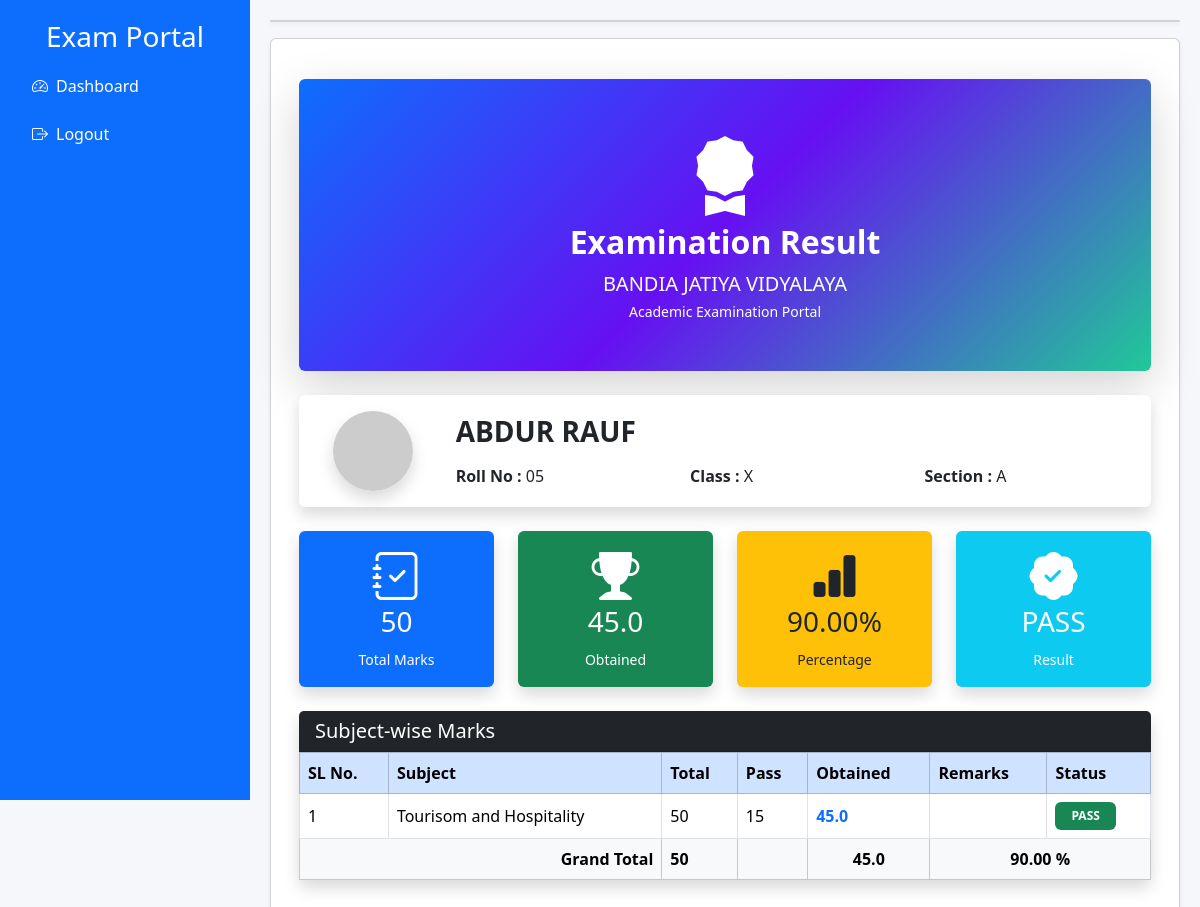
The app's page /student_result_show/1 (signed in), older data.
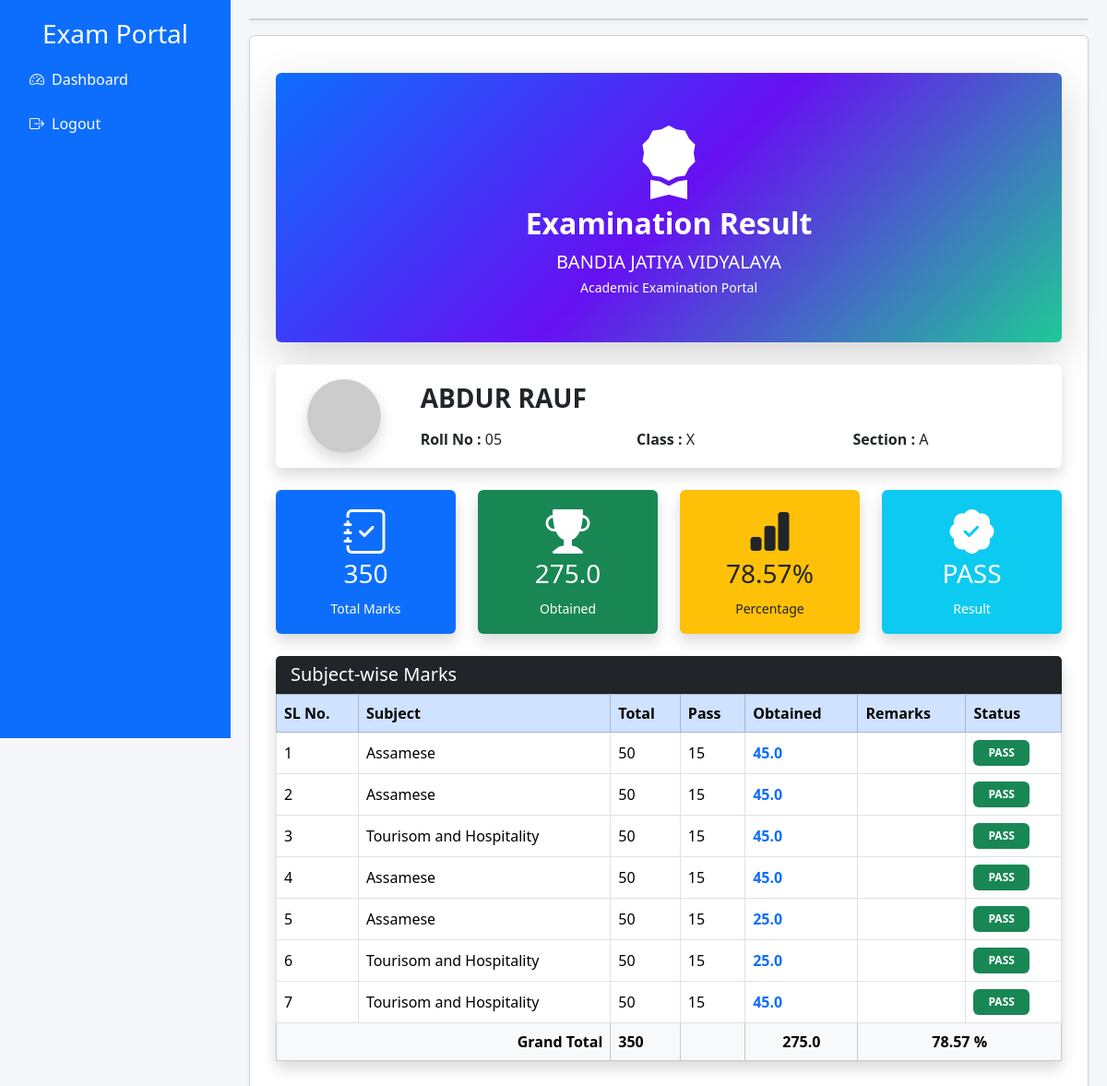
The same page, newer data.
### application/model.py (models this page shows, shortened)
class User(db.Model, UserMixin):
    __tablename__ = "users"
    id = db.Column(db.Integer, primary_key=True)
    role = db.Column(db.String(20), nullable=False)       # Admin / Staff / Student
    name = db.Column(db.String(100), nullable=False)
    email = db.Column(db.String(100), unique=True, nullable=False)
    password = db.Column(db.String(255), nullable=False)
    is_active = db.Column(db.Boolean, default=True)
    created_at = db.Column(db.DateTime, default=datetime.utcnow)
    staff = db.relationship("Staff",back_populates="user",uselist=False,cascade="all, delete-orphan")
    student = db.relationship("Student",back_populates="user",uselist=False,cascade="all, delete-orphan")

class Student(db.Model):
    __tablename__ = "students"
    id = db.Column(db.Integer, primary_key=True)
    user_id = db.Column(db.Integer,db.ForeignKey("users.id"), unique=True, nullable=False )
    roll_no = db.Column(db.String(20), nullable=False)
    class_id = db.Column(db.Integer,db.ForeignKey("classes.id"),nullable=False)
    phone = db.Column(db.String(15))
    user = db.relationship("User", back_populates="student")
    marks = db.relationship("Mark",back_populates="student",cascade="all, delete-orphan")
    school_class = db.relationship("SchoolClass",back_populates="students")
    fee_collections = db.relationship("FeeCollection",back_populates="student",cascade="all, delete-orphan")
    __table_args__ = (
        db.UniqueConstraint(
            "roll_no",
            "class_id",
            name="unique_roll_per_section"
        ),
    )

class SchoolClass(db.Model):
    __tablename__ = "classes"
    id = db.Column(db.Integer, primary_key=True)
    name = db.Column(db.String(20), nullable=False)
    section = db.Column(db.String(10), nullable=False)
    students = db.relationship("Student",back_populates="school_class",cascade="all, delete-orphan")
    subjects = db.relationship("Subject",back_populates="school_class",cascade="all, delete-orphan" )
    fee_types = db.relationship("FeeType",back_populates="school_class",cascade="all, delete-orphan")
    __table_args__ = (
        db.UniqueConstraint(
            "name",
            "section",
            name="unique_class_section"
        ),
    )

class Mark(db.Model):
    __tablename__ = "marks"
    id = db.Column(db.Integer, primary_key=True)
    student_id = db.Column(db.Integer,db.ForeignKey("students.id"),nullable=False )
    exam_id = db.Column(db.Integer,db.ForeignKey("exams.id"), nullable=False )
    marks_obtained = db.Column(db.Float, nullable=False,default=0)
    grade = db.Column(db.String(5))
    remarks = db.Column(db.String(100))
    created_at = db.Column(db.DateTime, default=datetime.utcnow)
    student = db.relationship("Student", back_populates="marks")
    exam = db.relationship("Exam", back_populates="marks")
    __table_args__ = (
        db.UniqueConstraint(
            "student_id",
            "exam_id",
            name="unique_student_exam"
        ),
    )

class Subject(db.Model):
    __tablename__ = "subjects"
    id = db.Column(db.Integer, primary_key=True)
    name = db.Column(db.String(50), nullable=False)
    class_id = db.Column(db.Integer,db.ForeignKey("classes.id"),nullable=False)
    school_class = db.relationship("SchoolClass",back_populates="subjects")
    exams = db.relationship("Exam", back_populates="subject",cascade="all, delete-orphan" )
    staff = db.relationship("Staff",back_populates="subject" , uselist = False )

class Exam(db.Model):
    __tablename__ = "exams"
    id = db.Column(db.Integer, primary_key=True)
    name = db.Column(db.String(100), nullable=False)
    subject_id = db.Column(db.Integer,  db.ForeignKey("subjects.id"),nullable=False )
    exam_date = db.Column(db.Date, nullable=False)
    total_marks = db.Column(db.Integer, nullable=False)
    pass_marks = db.Column(db.Integer, nullable=False)
    staff_id = db.Column(db.Integer,db.ForeignKey("staffs.id"),nullable=False)
    created_at = db.Column(db.DateTime, default=datetime.utcnow)
    subject = db.relationship("Subject", back_populates="exams")
    staff = db.relationship("Staff", back_populates="exams")
    marks = db.relationship("Mark",back_populates="exam",cascade="all, delete-orphan")
    fee_collections = db.relationship("FeeCollection", back_populates="exam",cascade="all, delete-orphan")

### application/controler.py (the view)
@app.route("/student_result_show/<int:student_id>" , methods=['POST','GET'])
@login_required
def student_result_show(student_id):
    if current_user.role is None or current_user.role != "student":
            flash("Only Student can access this page.", "danger")
            return redirect(url_for("login"))
    student = Student.query.get_or_404(student_id)
    marks = (
        Mark.query
        .filter_by(student_id=student.id)
        .join(Exam)
        .order_by(Exam.exam_date)
        .all()
    )
    return render_template(
        "student/student_result.html",
        student=student,
        marks=marks,
    )

### application/controler.py (called while the page is built)
@login_manager.user_loader
def load_user(user_id):
    return User.query.get(int(user_id))

### templates/student/student_result.html (shortened to what this page needs)
{% extends "student/student_dashboard.html" %}
{% block content %}
{% set total = namespace(value=0) %}
{% set obtained = namespace(value=0) %}
{% set failed = namespace(value=false) %}
{% for mark in marks %}
    {% set total.value = total.value + mark.exam.total_marks %}
    {% set obtained.value = obtained.value + mark.marks_obtained %}
    {% if mark.marks_obtained < mark.exam.pass_marks %}
        {% set failed.value = true %}
    {% endif %}
{% endfor %}
{% set percentage = (obtained.value / total.value * 100) if total.value > 0 else 0 %}
<div class="container py-4">
    <div class="card border-0 shadow-lg mb-4 overflow-hidden">
        <div class="card-body text-center text-white py-5"
            style="background:linear-gradient(135deg,#0d6efd,#6610f2,#20c997);">
            <i class="bi bi-award-fill display-1 mb-3"></i>
            <h2 class="fw-bold">
                Examination Result
            </h2>
            <p class="fs-5 mb-0">
                BANDIA JATIYA VIDYALAYA
            </p>
            <small>Academic Examination Portal</small>
        </div>
    </div>
    <div class="card shadow border-0 mb-4">
        <div class="card-body">
            <div class="row align-items-center">
                <div class="col-md-2 text-center">
                    <img src="https://ui-avatars.com/api/?name={{student.user.name}}&background=0d6efd&color=fff&size=128"
                        class="rounded-circle shadow">
                </div>
                <div class="col-md-10">
                    <h3 class="fw-bold">
                        {{ student.user.name }}
                    </h3>
                    <div class="row mt-3">
                        <div class="col-md-4">
                            <strong>Roll No :</strong>
                            {{ student.roll_no }}
                        </div>
                        <div class="col-md-4">
                            <strong>Class :</strong>
                            {{ student.school_class.name }}
                        </div>
                        <div class="col-md-4">
                            <strong>Section :</strong>
                            {{ student.school_class.section }}
                        </div>
                    </div>
                </div>
            </div>
        </div>
    </div>
    <div class="row g-4 mb-4">
        <div class="col-md-3">
            <div class="card border-0 shadow bg-primary text-white">
                <div class="card-body text-center">
                    <i class="bi bi-journal-check display-5"></i>
                    <h3>{{ total.value }}</h3>
                    <small>Total Marks</small>
                </div>
            </div>
        </div>
        <div class="col-md-3">
            <div class="card border-0 shadow bg-success text-white">
                <div class="card-body text-center">
                    <i class="bi bi-trophy-fill display-5"></i>
                    <h3>{{ obtained.value }}</h3>
                    <small>Obtained</small>
                </div>
            </div>
        </div>
        <div class="col-md-3">
            <div class="card border-0 shadow bg-warning text-dark">
                <div class="card-body text-center">
                    <i class="bi bi-bar-chart-fill display-5"></i>
                    <h3>{{ "%.2f"|format(percentage) }}%</h3>
                    <small>Percentage</small>
                </div>
            </div>
        </div>
        <div class="col-md-3">
            <div class="card border-0 shadow {% if failed.value %}bg-danger{% else %}bg-info{% endif %} text-white">
                <div class="card-body text-center">
                    <i class="bi bi-patch-check-fill display-5"></i>
                    <h3>
                        {% if failed.value %}
                        FAIL
                        {% else %}
                        PASS
                        {% endif %}
                    </h3>
                    <small>Result</small>
                </div>
            </div>
        </div>
    </div>
    <div class="card shadow border-0">
        <div class="card-header bg-dark text-white">
            <h5 class="mb-0">
                Subject-wise Marks
            </h5>
        </div>
        <div class="table-responsive">
            <table class="table table-hover table-bordered align-middle mb-0">
                <thead class="table-primary">
                    <tr>
                        <th>SL No.</th>
                        <th>Subject</th>
                        <th>Total</th>
                        <th>Pass</th>
                        <th>Obtained</th>
                        <th>Remarks</th>
                        <th>Status</th>
                    </tr>
                </thead>
                <tbody>
                    {% for mark in marks %}
                    <tr>
                        <td>{{ loop.index }}</td>
                        <td>{{ mark.exam.subject.name }}</td>
                        <td>{{ mark.exam.total_marks }}</td>
                        <td>{{ mark.exam.pass_marks }}</td>
                        <td class="fw-bold text-primary">
                            {{ mark.marks_obtained }}
                        </td>
                        <td>{{ mark.remarks }}</td>
                        <td>
                            {% if mark.marks_obtained >= mark.exam.pass_marks %}
                            <span class="badge bg-success px-3 py-2">
                                PASS
                            </span>
                            {% else %}
                            <span class="badge bg-danger px-3 py-2">
                                FAIL
                            </span>
                            {% endif %}
                        </td>
                    </tr>
                    {% endfor %}
                </tbody>
                <tfoot class="table-light">
                    <tr>
                        <th colspan="2" class="text-end">
                            Grand Total
                        </th>
                        <th>{{ total.value }}</th>
                        <th colspan="1" class="text-end "></th>
                        <th colspan="1" class="text-end text-center">{{ obtained.value }}</th>
                        <th colspan="2" class="text-center">
                            {{ "%.2f"|format(percentage) }} %
                        </th>
                    </tr>
                </tfoot>
            </table>
        </div>
    </div>
</div>
{% endblock %}

### templates/student/student_dashboard.html (shortened to what this page needs)
<!DOCTYPE html>
<html lang="en">
<head>
    <link href="https://cdn.jsdelivr.net/npm/bootstrap@5.3.3/dist/css/bootstrap.min.css" rel="stylesheet">
    <link href="https://cdn.jsdelivr.net/npm/bootstrap-icons/font/bootstrap-icons.css" rel="stylesheet">
</head>
<body>
    <div class="sidebar d-none d-md-block">
        <h3 class="text-white text-center">Exam Portal</h3>
        <a href="/student"><i class="bi bi-speedometer2 me-2"></i>Dashboard</a>
        <a href="/logout"><i class="bi bi-box-arrow-right me-2"></i>Logout</a>
    </div>
    <div class="content">
        <div class="desktop-top card shadow-sm mb-3">
        </div>
        <div class="card shadow-sm">
            <div class="card-body">
 {% block content %}{% endblock %}
            </div>
        </div>
    </div>
</body>
</html>

### templates/student/student_dashboard.html (style rules this page uses)
body { background: #f5f7fb }
.sidebar { position: fixed; left: 0; top: 0; width: 250px; height: 100vh; background: #0d6efd; padding: 20px }
.sidebar a { display: flex; color: #fff; text-decoration: none; padding: 12px; border-radius: 8px }
.content { margin-left: 250px; padding: 20px }

Row changes from the older to the newer data that the page shows:
added Mark: exam.subject.name "Assamese", exam.total_marks "50", exam.pass_marks "15", marks_obtained "45.0", shows "PASS"
added Mark: exam.subject.name "Assamese", exam.total_marks "50", exam.pass_marks "15", marks_obtained "45.0", shows "PASS"
added Mark: exam.subject.name "Tourisom and Hospitality", exam.total_marks "50", exam.pass_marks "15", marks_obtained "45.0", shows "PASS"
added Mark: exam.subject.name "Assamese", exam.total_marks "50", exam.pass_marks "15", marks_obtained "45.0", shows "PASS"
added Mark: exam.subject.name "Assamese", exam.total_marks "50", exam.pass_marks "15", marks_obtained "25.0", shows "PASS"
added Mark: exam.subject.name "Tourisom and Hospitality", exam.total_marks "50", exam.pass_marks "15", marks_obtained "25.0", shows "PASS"
Text that changed along with them:
{{ total.value }}: "50" → "350"
{{ obtained.value }}: "45.0" → "275.0"
{{ "%.2f"|format(percentage) }}: "90.00" → "78.57"
